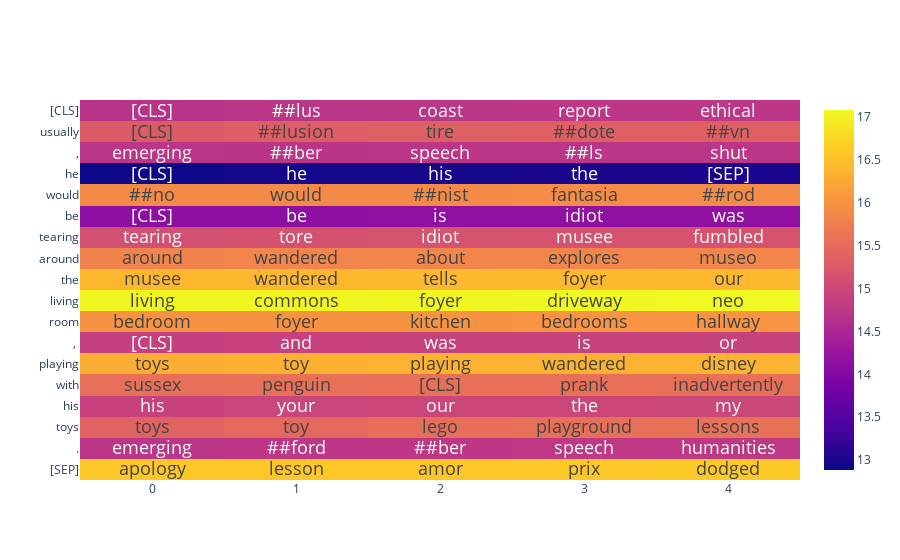

Notebook code for this chart:
### Code cell
import plotly.graph_objects as go

fig = go.Figure(
    data=go.Heatmap(
        x=x,
        y=y,
        z=z,
        text=text,
        texttemplate="%{text}",
        textfont={"size":18},
    ), layout=go.Layout(height=1000))

fig.update_yaxes(autorange="reversed")

fig.show()

### Figure 1 — Plotly figure (JSON) as saved in the notebook; plotly's stock layout.template omitted (floating-point values rounded to 4 significant figures)
{"data": [{"text": [["[CLS]", "##lus", "coast", "report", "ethical"], ["[CLS]", "##lusion", "tire", "##dote", "##vn"], ["emerging", "##ber", "speech", "##ls", "shut"], ["[CLS]", "he", "his", "the", "[SEP]"], ["##no", "would", "##nist", "fantasia", "##rod"], ["[CLS]", "be", "is", "idiot", "was"], ["tearing", "tore", "idiot", "musee", "fumbled"], ["around", "wandered", "about", "explores", "museo"], ["musee", "wandered", "tells", "foyer", "our"], ["living", "commons", "foyer", "driveway", "neo"], ["bedroom", "foyer", "kitchen", "bedrooms", "hallway"], ["[CLS]", "and", "was", "is", "or"], ["toys", "toy", "playing", "wandered", "disney"], ["sussex", "penguin", "[CLS]", "prank", "inadvertently"], ["his", "your", "our", "the", "my"], ["toys", "toy", "lego", "playground", "lessons"], ["emerging", "##ford", "##ber", "speech", "humanities"], ["apology", "lesson", "amor", "prix", "dodged"]], "textfont": {"size": 18}, "texttemplate": "%{text}", "type": "heatmap", "x": [0, 1, 2, 3, 4], "y": ["[CLS]", "usually", ",", "he", "would", "be", "tearing", "around", "the", "living", "room", ", ", "playing", "with", "his", "toys", ".", "[SEP]"], "z": [[14.7, 14.73, 14.74, 14.75, 14.75], [15.29, 15.32, 15.34, 15.34, 15.35], [14.72, 14.73, 14.73, 14.74, 14.74], [12.88, 12.95, 12.97, 12.99, 12.99], [15.89, 15.9, 15.9, 15.91, 15.91], [14.1, 14.12, 14.15, 14.16, 14.16], [15.11, 15.14, 15.15, 15.16, 15.16], [15.8, 15.83, 15.85, 15.85, 15.85], [16.41, 16.41, 16.42, 16.43, 16.43], [17.05, 17.06, 17.06, 17.08, 17.08], [15.99, 15.99, 16.0, 16.01, 16.01], [14.88, 14.9, 14.9, 14.91, 14.91], [16.31, 16.34, 16.35, 16.36, 16.37], [15.56, 15.56, 15.57, 15.57, 15.57], [14.92, 14.96, 14.97, 14.98, 14.98], [15.38, 15.46, 15.54, 15.56, 15.58], [14.74, 14.76, 14.76, 14.77, 14.77], [16.6, 16.6, 16.6, 16.6, 16.6]]}], "layout": {"autosize": true, "xaxis": {"autorange": true, "range": [-0.5, 4.5], "type": "linear"}, "yaxis": {"autorange": true, "range": [17.5, -0.5], "type": "category"}}}
